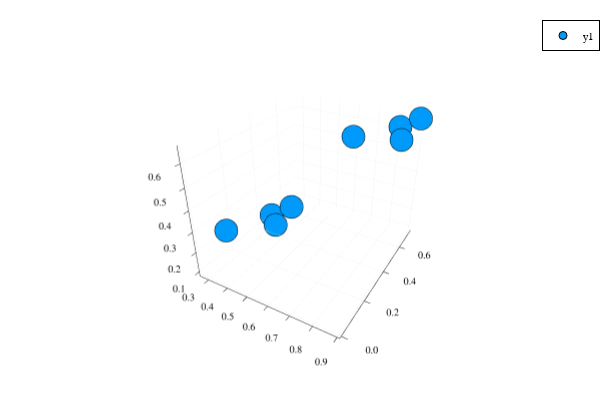

Notebook code for this chart:
### Code cell
scatter(results.P[1].particles, results.P[2].particles, results.P[3].particles)

### Figure 1 — Plotly figure (JSON) as saved in the notebook; plotly's stock layout.template omitted (floating-point values rounded to 4 significant figures)
{"data": [{"colorbar": {"title": ""}, "legendgroup": "y1", "marker": {"color": "rgba(0, 154, 250, 1.000)", "line": {"color": "rgba(0, 0, 0, 1.000)", "width": 1}, "size": 8, "symbol": "circle"}, "mode": "markers", "name": "y1", "scene": "scene", "showlegend": true, "type": "scatter3d", "x": [0.3224, 0.3224, 0.3224, 0.3224, 0.825, 0.825, 0.8919, 0.8919, 0.2713, 0.2713, 0.4117, 0.4117, 0.2713, 0.2713, 0.825, 0.825, 0.2713, 0.2713, 0.825, 0.825, 0.8454, 0.8454, 0.3224, 0.4026, 0.2713, 0.2713, 0.825, 0.825, 0.2713, 0.2713, 0.825, 0.825, 0.4117, 0.4117, 0.4117, 0.4117, 0.4117, 0.4117, 0.2713, 0.2713, 0.2713, 0.2713, 0.2713, 0.2713, 0.825, 0.825, 0.825, 0.825, 0.2713, 0.2713, 0.2713, 0.2713, 0.8919, 0.8919, 0.3224, 0.3224, 0.2713, 0.2713, 0.667, 0.667, 0.2713, 0.2713, 0.2713, 0.2713, 0.825, 0.825, 0.2713, 0.825, 0.4117, 0.2713, 0.3224, 0.2713], "xaxis": "x", "y": [0.445, 0.445, 0.445, 0.445, 0.6796, 0.6796, 0.7354, 0.7354, 0.4849, 0.4849, 0.01052, 0.01052, 0.4849, 0.4849, 0.6796, 0.6796, 0.4849, 0.4849, 0.6796, 0.6796, 0.6495, 0.6495, 0.445, 0.4711, 0.4849, 0.4849, 0.6796, 0.6796, 0.4849, 0.4849, 0.6796, 0.6796, 0.01052, 0.01052, 0.01052, 0.01052, 0.01052, 0.01052, 0.4849, 0.4849, 0.4849, 0.4849, 0.4849, 0.4849, 0.6796, 0.6796, 0.6796, 0.6796, 0.4849, 0.4849, 0.4849, 0.4849, 0.7354, 0.7354, 0.445, 0.445, 0.4849, 0.4849, 0.557, 0.557, 0.4849, 0.4849, 0.4849, 0.4849, 0.6796, 0.6796, 0.4849, 0.6796, 0.01052, 0.4849, 0.445, 0.4849], "yaxis": "y", "z": [0.09297, 0.09297, 0.09297, 0.09297, 0.6226, 0.6226, 0.6539, 0.6539, 0.1122, 0.1122, 0.3526, 0.3526, 0.1122, 0.1122, 0.6226, 0.6226, 0.1122, 0.1122, 0.6226, 0.6226, 0.5787, 0.5787, 0.09297, 0.2085, 0.1122, 0.1122, 0.6226, 0.6226, 0.1122, 0.1122, 0.6226, 0.6226, 0.3526, 0.3526, 0.3526, 0.3526, 0.3526, 0.3526, 0.1122, 0.1122, 0.1122, 0.1122, 0.1122, 0.1122, 0.6226, 0.6226, 0.6226, 0.6226, 0.1122, 0.1122, 0.1122, 0.1122, 0.6539, 0.6539, 0.09297, 0.09297, 0.1122, 0.1122, 0.5895, 0.5895, 0.1122, 0.1122, 0.1122, 0.1122, 0.6226, 0.6226, 0.1122, 0.6226, 0.3526, 0.1122, 0.09297, 0.1122], "zaxis": "z", "zmax": null, "zmin": null}], "layout": {"annotations": [], "height": 400, "legend": {"bgcolor": "rgba(255, 255, 255, 1.000)", "bordercolor": "rgba(0, 0, 0, 1.000)", "borderwidth": 1, "font": {"color": "rgba(0, 0, 0, 1.000)", "family": "sans-serif", "size": 11}, "title": {"font": {"color": "rgba(0, 0, 0, 1.000)", "family": "sans-serif", "size": 15}, "text": ""}, "tracegroupgap": 0, "traceorder": "normal", "x": 1, "xanchor": "auto", "y": 1, "yanchor": "auto"}, "margin": {"b": 20, "l": 0, "r": 0, "t": 20}, "paper_bgcolor": "rgba(255, 255, 255, 1.000)", "plot_bgcolor": "rgba(255, 255, 255, 1.000)", "scene": {"camera": {"eye": {"x": 1.126, "y": -1.95, "z": 1.3}}, "domain": {"x": [0.05101, 0.9934], "y": [0.03762, 0.9902]}, "xaxis": {"gridcolor": "rgba(0, 0, 0, 0.100)", "gridwidth": 0.5, "linecolor": "rgba(0, 0, 0, 1.000)", "mirror": false, "range": [0.2527, 0.9105], "showgrid": true, "showline": true, "showticklabels": true, "tickangle": 0, "tickcolor": "rgb(0, 0, 0)", "tickfont": {"color": "rgba(0, 0, 0, 1.000)", "family": "sans-serif", "size": 11}, "tickmode": "array", "ticks": "inside", "ticktext": ["0.3", "0.4", "0.5", "0.6", "0.7", "0.8", "0.9"], "tickvals": [0.3, 0.4, 0.5, 0.6, 0.7, 0.8, 0.9], "title": "", "titlefont": {"color": "rgba(0, 0, 0, 1.000)", "family": "sans-serif", "size": 15}, "type": "-", "visible": true, "zeroline": false, "zerolinecolor": "rgba(0, 0, 0, 1.000)"}, "yaxis": {"gridcolor": "rgba(0, 0, 0, 0.100)", "gridwidth": 0.5, "linecolor": "rgba(0, 0, 0, 1.000)", "mirror": false, "range": [-0.01122, 0.7572], "showgrid": true, "showline": true, "showticklabels": true, "tickangle": 0, "tickcolor": "rgb(0, 0, 0)", "tickfont": {"color": "rgba(0, 0, 0, 1.000)", "family": "sans-serif", "size": 11}, "tickmode": "array", "ticks": "inside", "ticktext": ["0.0", "0.2", "0.4", "0.6"], "tickvals": [0, 0.2, 0.4, 0.6], "title": "", "titlefont": {"color": "rgba(0, 0, 0, 1.000)", "family": "sans-serif", "size": 15}, "type": "-", "visible": true, "zeroline": false, "zerolinecolor": "rgba(0, 0, 0, 1.000)"}, "zaxis": {"gridcolor": "rgba(0, 0, 0, 0.100)", "gridwidth": 0.5, "linecolor": "rgba(0, 0, 0, 1.000)", "mirror": false, "range": [0.07615, 0.6708], "showgrid": true, "showline": true, "showticklabels": true, "tickangle": 0, "tickcolor": "rgb(0, 0, 0)", "tickfont": {"color": "rgba(0, 0, 0, 1.000)", "family": "sans-serif", "size": 11}, "tickmode": "array", "ticks": "inside", "ticktext": ["0.1", "0.2", "0.3", "0.4", "0.5", "0.6"], "tickvals": [0.1, 0.2, 0.3, 0.4, 0.5, 0.6], "title": "", "titlefont": {"color": "rgba(0, 0, 0, 1.000)", "family": "sans-serif", "size": 15}, "type": "-", "visible": true, "zeroline": false, "zerolinecolor": "rgba(0, 0, 0, 1.000)"}}, "showlegend": true, "width": 600}}
